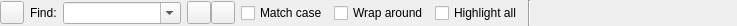
<?xml version="1.0" encoding="UTF-8"?>
<ui version="4.0">
 <class>SearchWidget</class>
 <widget class="QWidget" name="SearchWidget">
  <property name="geometry">
   <rect>
    <x>0</x>
    <y>0</y>
    <width>737</width>
    <height>26</height>
   </rect>
  </property>
  <property name="windowTitle">
   <string>Find</string>
  </property>
  <layout class="QHBoxLayout" name="horizontalLayout_2">
   <property name="leftMargin">
    <number>0</number>
   </property>
   <property name="topMargin">
    <number>0</number>
   </property>
   <property name="rightMargin">
    <number>0</number>
   </property>
   <property name="bottomMargin">
    <number>0</number>
   </property>
   <item>
    <widget class="QToolButton" name="closeButton">
     <property name="toolTip">
      <string>Press to close the window</string>
     </property>
     <property name="text">
      <string/>
     </property>
    </widget>
   </item>
   <item>
    <widget class="QLabel" name="label">
     <property name="text">
      <string>Find:</string>
     </property>
    </widget>
   </item>
   <item>
    <widget class="QComboBox" name="findtextCombo">
     <property name="sizePolicy">
      <sizepolicy hsizetype="Expanding" vsizetype="Fixed">
       <horstretch>0</horstretch>
       <verstretch>0</verstretch>
      </sizepolicy>
     </property>
     <property name="editable">
      <bool>true</bool>
     </property>
     <property name="insertPolicy">
      <enum>QComboBox::InsertAtTop</enum>
     </property>
     <property name="duplicatesEnabled">
      <bool>false</bool>
     </property>
    </widget>
   </item>
   <item>
    <layout class="QHBoxLayout" name="horizontalLayout">
     <property name="spacing">
      <number>0</number>
     </property>
     <item>
      <widget class="QToolButton" name="findPrevButton">
       <property name="toolTip">
        <string>Press to find the previous occurrence</string>
       </property>
      </widget>
     </item>
     <item>
      <widget class="QToolButton" name="findNextButton">
       <property name="toolTip">
        <string>Press to find the next occurrence</string>
       </property>
      </widget>
     </item>
    </layout>
   </item>
   <item>
    <widget class="QCheckBox" name="caseCheckBox">
     <property name="text">
      <string>Match case</string>
     </property>
    </widget>
   </item>
   <item>
    <widget class="QCheckBox" name="wrapCheckBox">
     <property name="text">
      <string>Wrap around</string>
     </property>
    </widget>
   </item>
   <item>
    <widget class="QCheckBox" name="highlightAllCheckBox">
     <property name="text">
      <string>Highlight all</string>
     </property>
    </widget>
   </item>
   <item>
    <widget class="Line" name="infoLine">
     <property name="orientation">
      <enum>Qt::Vertical</enum>
     </property>
    </widget>
   </item>
   <item>
    <widget class="QLabel" name="infoLabel">
     <property name="minimumSize">
      <size>
       <width>200</width>
       <height>0</height>
      </size>
     </property>
     <property name="text">
      <string/>
     </property>
    </widget>
   </item>
  </layout>
 </widget>
 <tabstops>
  <tabstop>findtextCombo</tabstop>
  <tabstop>caseCheckBox</tabstop>
  <tabstop>wrapCheckBox</tabstop>
  <tabstop>highlightAllCheckBox</tabstop>
  <tabstop>findNextButton</tabstop>
  <tabstop>findPrevButton</tabstop>
  <tabstop>closeButton</tabstop>
 </tabstops>
 <resources/>
 <connections/>
</ui>
